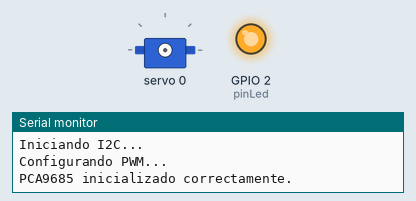
Simulated run of this sketch. Board: ESP32. Shown: servo, output pins drawn as LEDs (lit = HIGH), the last lines printed to the serial monitor.

Above: at 0.2 s.
At 1.25 s:
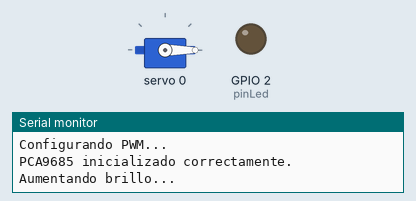
At 17.8 s:
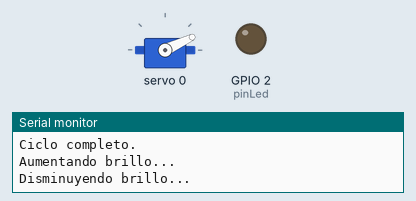
At 37.0 s:
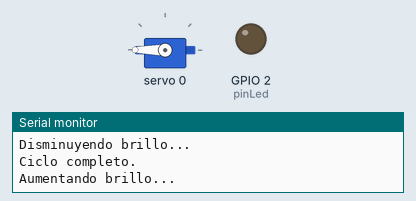
Timing chart, 0 to 40.0 s (numbered marks = the images above):
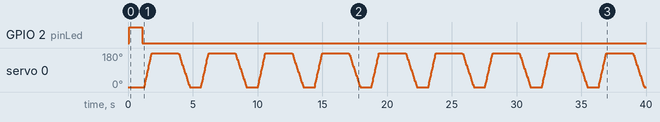

The sketch:

manejo_unavalvula.ino
```cpp
#include <Wire.h>
#include <Adafruit_PWMServoDriver.h>

Adafruit_PWMServoDriver pwm = Adafruit_PWMServoDriver(0x40); // Dirección I2C

const uint8_t ledChannel = 0;  // Canal donde conectaste el LED
const uint8_t pinLed = 2;
const uint16_t minPWM = 50;    // Valor mínimo permitido
const uint16_t maxPWM = 4095;  // Valor máximo permitido
const uint8_t steps = 50;      // Número de pasos

void errorHandler(const char* mensaje) {
    Serial.println(mensaje);
    // Indicar error con parpadeo del LED
    while (true) {
        digitalWrite(pinLed, HIGH);
        delay(500);
        digitalWrite(pinLed, LOW);
        delay(500);
    }
}

void setup() {
    Serial.begin(115200);
    pinMode(pinLed, OUTPUT);

    Serial.println("Iniciando I2C...");
    Wire.begin(21, 22); // Pines SDA y SCL en ESP32
    delay(100);

    Serial.println("Configurando PWM...");
    if (!pwm.begin()) {
        errorHandler("Error: No se pudo iniciar PCA9685.");
    }

    pwm.setPWMFreq(200); // Frecuencia de PWM
    Serial.println("PCA9685 inicializado correctamente.");

    digitalWrite(pinLed, HIGH);
    delay(1000);
    digitalWrite(pinLed, LOW);
}

void loop() {
    Serial.println("Aumentando brillo...");

    uint16_t stepSize = (maxPWM - minPWM) / steps;

    for (uint16_t i = minPWM; i <= maxPWM; i += stepSize) {
        if (pwm.setPWM(ledChannel, 0, i) != 0) {  // Verifica error en setPWM()
            errorHandler("Error: No se pudo configurar el PWM (aumento).");
        }
        delay(30);
    }

    Serial.println("Disminuyendo brillo...");

    for (int16_t i = maxPWM; i >= minPWM; i -= stepSize) {
        if (pwm.setPWM(ledChannel, 0, i) != 0) {  // Verifica error en setPWM()
            errorHandler("Error: No se pudo configurar el PWM (disminución).");
        }
        delay(45);
    }

    Serial.println("Ciclo completo.");
    digitalWrite(pinLed, LOW);
    delay(500);
}

/*
Código viejo!!  Semana del 7/03

#include <Wire.h>
#include <Adafruit_PWMServoDriver.h>

Adafruit_PWMServoDriver pwm = Adafruit_PWMServoDriver(0x40); // Dirección I2C

const uint8_t ledChannel = 0; // Canal donde conectaste el LED
const uint8_t pinLed = 2;
void setup() {
    Serial.begin(115200);
    Wire.begin(21,22); // Pines SDA (21) y SCL (22) para ESP32
    pinMode(pinLed,OUTPUT);
    Serial.println("Configurando PWM");
    delay(10);
    if (!pwm.begin()){
      Serial.println("Error:No se inicio en pca");

      while(1){
        digitalWrite(pinLed,HIGH);
        delay(500);
        digitalWrite(pinLed,LOW);
        delay(500);
        }

      }

    delay(10000); // Pequeño delay después de iniciar el PCA9685
    digitalWrite(pinLed,HIGH);
    pwm.setPWMFreq(200); // Frecuencia de PWM para LED


}

void loop() {
    Serial.println("Aumentar brillo...");

    for (uint16_t i = 0; i < 4096; i += 50) {
        //pwm.setPWM(ledChannel, 0, i);
        if (pwm.setPWM(ledChannel, 0, i)){
      Serial.println("Error:No se seteo pwm +");

      while(1){
        digitalWrite(pinLed,HIGH);
        delay(500);
        digitalWrite(pinLed,LOW);
        delay(500);
        }

      }
        delay(30);
    }

    Serial.println("Disminuir brillo...");
    // Disminuir brillo
    for (int16_t i = 4095; i < 0; i -= 50) {
         if (pwm.setPWM(ledChannel, 0, i)){
      Serial.println("Error:No se seteo pwm -");

      while(1){
        digitalWrite(pinLed,HIGH);
        delay(500);
        digitalWrite(pinLed,LOW);
        delay(500);
        }

      }
        delay(45);
    }
    Serial.println("Reset");
    digitalWrite(pinLed,LOW);
    delay(100);
}
*/
```
